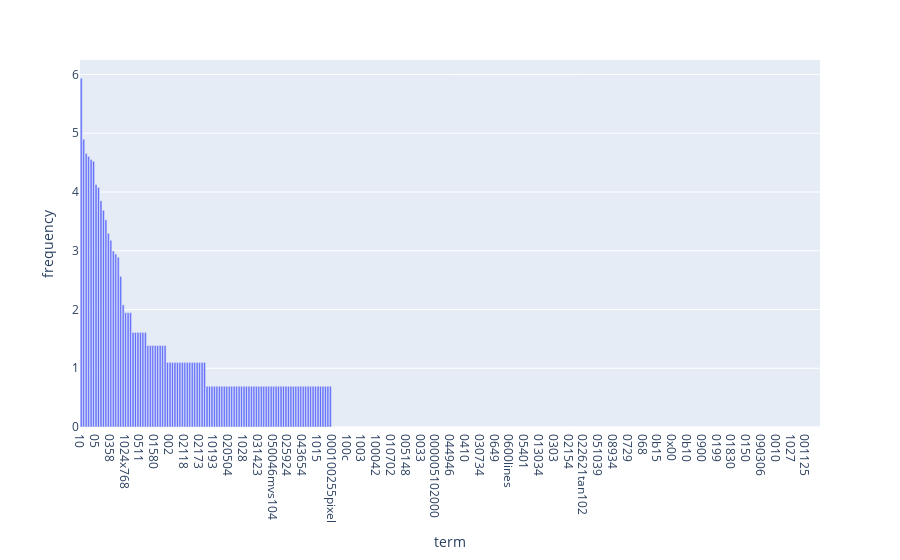

The notebook cell this image was saved under:
### Markdown cell above
### >>> **Exercise 15 (take home):** 
You can copy the code from the previous exercise and change the 'term_frequencies' variable for the 'term_frequencies_log', comment about the differences that you observe and talk about other possible insights that we can get from a log distribution.

### Code cell
# Answer here
top_terms_df = pd.DataFrame({
    'term': count_vect.get_feature_names_out()[:300],
    'frequency': term_frequencies_log[:300]
})
sorted_top_terms_df = top_terms_df.sort_values(by='frequency', ascending=False)

fig = px.bar(sorted_top_terms_df, x='term', y='frequency')
fig.show()

### Figure 1 — Plotly figure (JSON) as saved in the notebook; plotly's stock layout.template omitted (floating-point values rounded to 4 significant figures; data arrays with more than 128 entries replaced by an {"elided": "..."} marker saying what was removed)
{"data": [{"alignmentgroup": "True", "hovertemplate": "term=%{x}<br>frequency=%{y}<extra></extra>", "legendgroup": "", "marker": {"color": "#636efa", "pattern": {"shape": ""}}, "name": "", "offsetgroup": "", "orientation": "v", "showlegend": false, "textposition": "auto", "type": "bar", "x": {"elided": "300 str values"}, "xaxis": "x", "y": {"elided": "300 float values"}, "yaxis": "y"}], "layout": {"barmode": "relative", "legend": {"tracegroupgap": 0}, "margin": {"t": 60}, "xaxis": {"anchor": "y", "domain": [0, 1], "title": {"text": "term"}}, "yaxis": {"anchor": "x", "domain": [0, 1], "title": {"text": "frequency"}}}}
